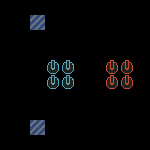

A 2D game scene composited from a Tiled map and its tileset images. What follows is a short description and the map's XML, with every tile layer's data as written:
An orthogonal 10x10 tile map with 15x15 px tiles, 1 tile layer (Layer2) and 1 object (25).

<map version="1.0" tiledversion="1.0.3" orientation="orthogonal" renderorder="right-down" width="10" height="10" tilewidth="15" tileheight="15" nextobjectid="9">
 <tileset firstgid="1" source="tileset.tsx" />
 <layer name="Layer2" width="10" height="10">
  <data encoding="csv">
0,0,0,0,0,0,0,0,0,0,
0,0,4,0,0,0,0,0,0,0,
0,0,0,0,0,0,0,0,0,0,
0,0,0,0,0,0,0,0,0,0,
0,0,0,6,6,0,0,2147483653,2147483653,0,
0,0,0,6,6,0,0,2147483653,2147483653,0,
0,0,0,0,0,0,0,0,0,0,
0,0,0,0,0,0,0,0,0,0,
0,0,4,0,0,0,0,0,0,0,
0,0,0,0,0,0,0,0,0,0
</data>
 </layer>
 <objectgroup name="Cha">
  <object id="7" name="25" x="135" y="90" width="15" height="15" />
 </objectgroup>
</map>
